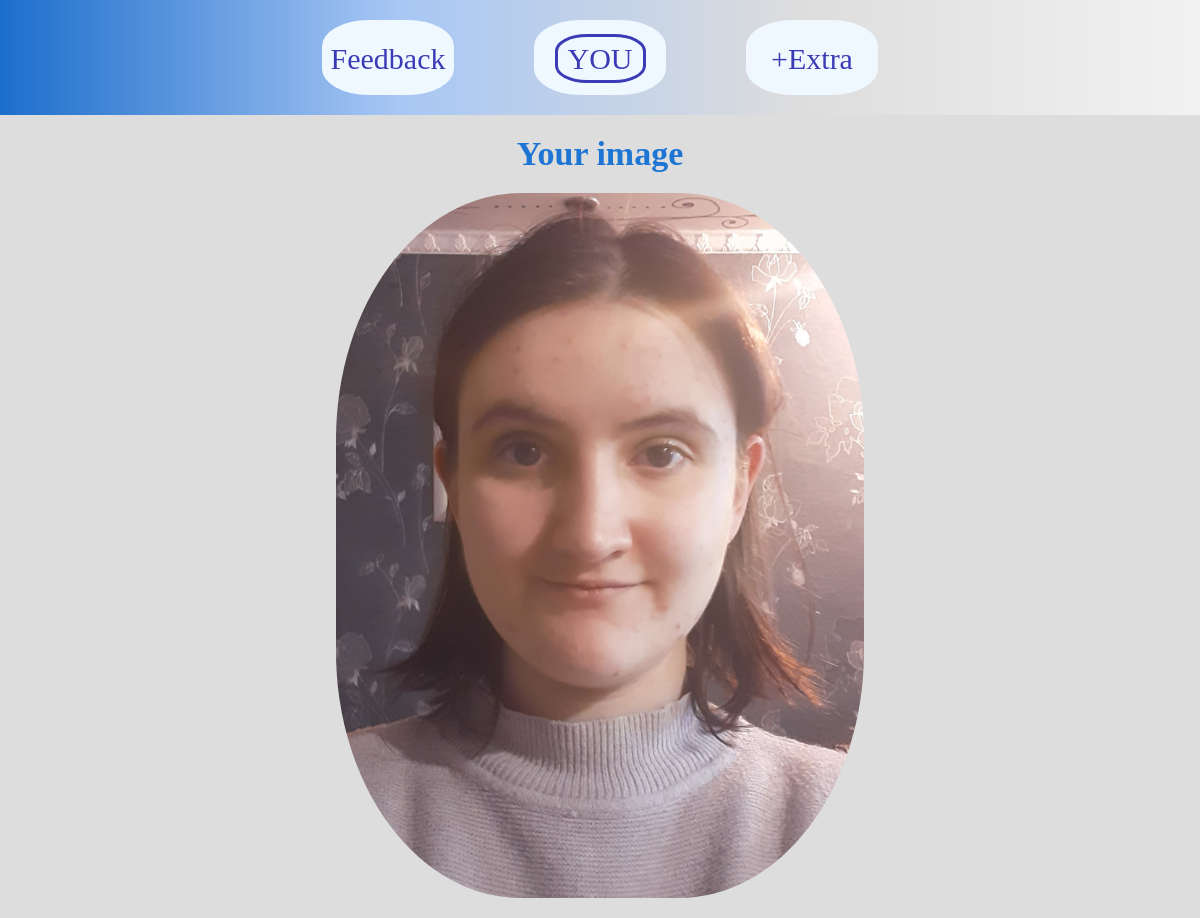
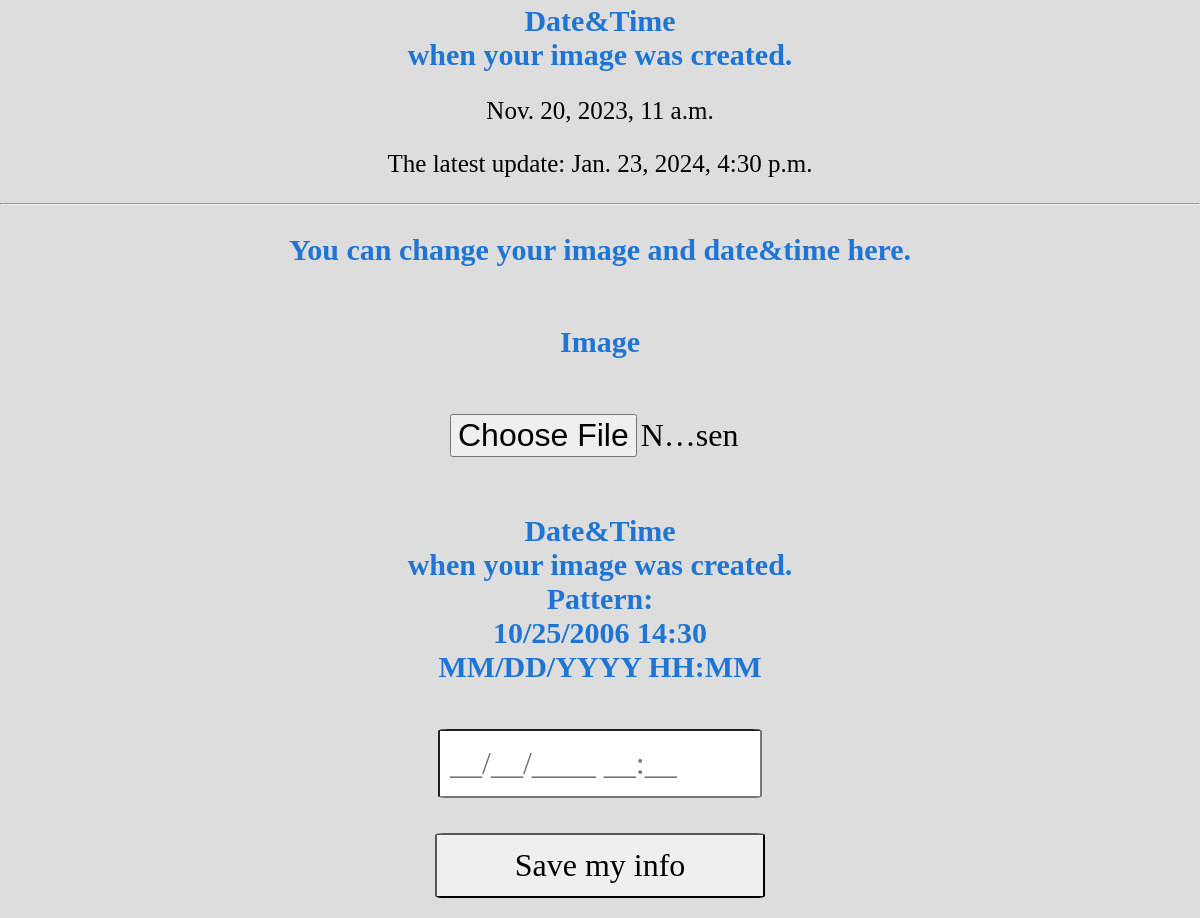
/my_photo/ (signed in), run on the app's committed database (2 pictures, top to bottom).
### main/models.py (models this page shows)
class ParameterIMGMyPhoto(models.Model):
    class Meta:
        verbose_name_plural = 'MyPhoto'
    image = models.ImageField(upload_to='uploaded')
    date_time_pict = models.DateTimeField(max_length=16)
    date_time = models.DateTimeField()
    user = models.OneToOneField(User, on_delete=models.CASCADE)

### main/views.py (the view)
# urls.py: path('my_photo/', main_views.my_photo, name='my_photo'),
@login_required
def my_photo(request):
    user = User.objects.get(username=request.user)
    if request.method == 'POST':
        form = AddMyPhoto(request.POST, request.FILES)
        if MyPhoto.objects.filter(user_id=user.id).exists():
            if form.is_valid():
                delete_photo(user)
                MyPhoto.objects.filter(user_id=user.id).delete()
                save_taken_info(form, user)
            else:
                return render(request, 'my_photo.html', {'form': form})
        else:
            if form.is_valid():
                save_taken_info(form, user)
            else:
                return render(request, 'my_photo.html', {'form': form})
        return redirect('/my_photo/')
    else:
        form = AddMyPhoto()
        if MyPhoto.objects.filter(user_id=user.id).exists():
            model = MyPhoto.objects.get(user_id=user.id)
            return render(request, 'show_my_photo.html', {'model':model, 'media':media_url, 'form':form})
        else:
            return render(request, 'my_photo.html', {'form': form})

### main/forms.py
class AddParameterIMGMyPhoto(forms.ModelForm):
    class Meta:
        model = ParameterIMGMyPhoto
        fields = ('image', 'date_time_pict',)
        errors = {'date_time_pict':'Input the correct date&time'}
        widgets = {
            'date_time_pict':forms.DateTimeInput(
                {
                    'pattern':r'^\d{2}/\d{2}/\d{4} \d{2}:\d{2}$',
                    'title': 'Pattern: MM/DD/YYYY HH:MM',
                    'placeholder':'__/__/____ __:__',
                    'maxlength':'16',
                },
                format='%m/%d/%Y %H:%M'),
            }

### main/templates/show/show_my_photo.html (shortened to what this page needs)
{% extends 'base.html' %}
{% load static %}
{% block 'links' %}<link rel="stylesheet" type="text/css" href="{% static 'main/css/form.css' %}">{% endblock %}
{% block 'content' %}
<h1><label for="id_image" id="img_name">Your image</label></h1>
<img src="{{ media }}{{ model.image }}" title="This is your photo." alt="That was your photo.">
<h1>Date&Time<br>when your image was created.</h1>
<p>{{ model.date_time_pict }}</p>
<p>The latest update: {{ model.date_time }}</p>
<hr>
<form method="post" enctype="multipart/form-data">
    <h1>You can change your image and date&time here.</h1>
    <br>
    <h1>Image</h1>
    <p>{{ form.image }}</p>
    <h1>Date&Time<br>when your image was created.<br>Pattern:<br>10/25/2006 14:30<br>MM/DD/YYYY HH:MM</h1>
    <p class="date_time_pict">{{ form.date_time_pict }}</p>
    <div>
        <input type="submit" value="Save my info">
    </div>
</form>
{% endblock %}

### main/static/main/css/base.css (style rules this page uses)
:root { --blue: rgb(28, 110, 204); --gray-metal: #dddddd; }
body { margin: 0; background-color: var(--gray-metal); font-family: Cambria, Cochin, Georgia, Times, 'Times New Roman', serif; }
h1, p { text-align: center; }
h1 { color: rgb(30, 117, 211); font-size: 30px; }
p { font-size: 20px; }

### main/static/main/css/form.css (style rules this page uses)
body { text-align: center; padding-bottom: 10px; }
form { display: flex; flex-direction: column; }
label { font-size: 34px; padding-left: 20px; }
input, textarea { border-radius: 3%; font-size: 32px; padding: 10px; font-family: Cambria, Cochin, Georgia, Times, 'Times New Roman', serif; }
input { height: 45px; width: 25%; }
button, input[type="submit"] { height: 65px; width: 330px; border-radius: 3%; font-size: 32px; margin: 10px; }
p { font-size: 25px; }

### main/templates/show/show_my_photo.html (style rules this page uses)
img { align-self: center; width: 44vw; border-radius: 35%; }
label#img_name { padding-left: 0px; }

### data on the page
ParameterIMGMyPhoto: image (picture), date_time_pict "Nov. 20, 2023, 11 a.m.", date_time "Jan. 23, 2024, 4:30 p.m."
